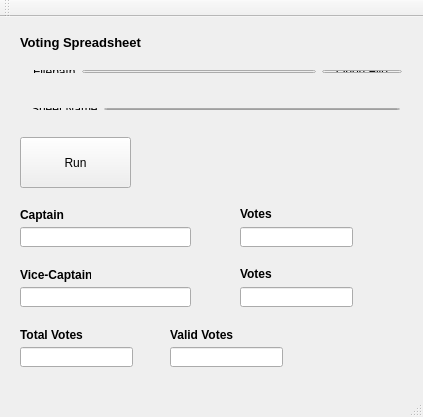
<?xml version="1.0" encoding="UTF-8"?>
<ui version="4.0">
 <class>MainWindow</class>
 <widget class="QMainWindow" name="MainWindow">
  <property name="enabled">
   <bool>true</bool>
  </property>
  <property name="geometry">
   <rect>
    <x>0</x>
    <y>0</y>
    <width>423</width>
    <height>417</height>
   </rect>
  </property>
  <property name="sizePolicy">
   <sizepolicy hsizetype="Fixed" vsizetype="Fixed">
    <horstretch>0</horstretch>
    <verstretch>0</verstretch>
   </sizepolicy>
  </property>
  <property name="windowTitle">
   <string>GHS Voting</string>
  </property>
  <widget class="QWidget" name="centralWidget">
   <property name="sizePolicy">
    <sizepolicy hsizetype="Fixed" vsizetype="Fixed">
     <horstretch>0</horstretch>
     <verstretch>0</verstretch>
    </sizepolicy>
   </property>
   <widget class="QLabel" name="SpreadsheetLabel">
    <property name="geometry">
     <rect>
      <x>20</x>
      <y>10</y>
      <width>371</width>
      <height>31</height>
     </rect>
    </property>
    <property name="font">
     <font>
      <pointsize>10</pointsize>
      <weight>75</weight>
      <bold>true</bold>
     </font>
    </property>
    <property name="text">
     <string>Voting Spreadsheet</string>
    </property>
   </widget>
   <widget class="QPushButton" name="RunButton">
    <property name="geometry">
     <rect>
      <x>20</x>
      <y>120</y>
      <width>111</width>
      <height>51</height>
     </rect>
    </property>
    <property name="text">
     <string>Run</string>
    </property>
   </widget>
   <widget class="QWidget" name="layoutWidget">
    <property name="geometry">
     <rect>
      <x>22</x>
      <y>42</y>
      <width>391</width>
      <height>25</height>
     </rect>
    </property>
    <layout class="QHBoxLayout" name="FilepathLayout">
     <item>
      <widget class="QLabel" name="FilepathLabel">
       <property name="text">
        <string>Filepath</string>
       </property>
      </widget>
     </item>
     <item>
      <widget class="QLineEdit" name="FileName"/>
     </item>
     <item>
      <widget class="QPushButton" name="OpenFileButton">
       <property name="text">
        <string>Open File</string>
       </property>
      </widget>
     </item>
    </layout>
   </widget>
   <widget class="QWidget" name="layoutWidget">
    <property name="geometry">
     <rect>
      <x>20</x>
      <y>80</y>
      <width>391</width>
      <height>24</height>
     </rect>
    </property>
    <layout class="QHBoxLayout" name="horizontalLayout">
     <item>
      <widget class="QLabel" name="SheetNameLabel">
       <property name="text">
        <string>Sheet Name</string>
       </property>
      </widget>
     </item>
     <item>
      <widget class="QLineEdit" name="SheetNameLineEdit"/>
     </item>
    </layout>
   </widget>
   <widget class="QLabel" name="CaptainLabel">
    <property name="geometry">
     <rect>
      <x>20</x>
      <y>190</y>
      <width>51</width>
      <height>16</height>
     </rect>
    </property>
    <property name="font">
     <font>
      <weight>75</weight>
      <bold>true</bold>
     </font>
    </property>
    <property name="text">
     <string>Captain</string>
    </property>
   </widget>
   <widget class="QLineEdit" name="CaptainLine">
    <property name="geometry">
     <rect>
      <x>20</x>
      <y>210</y>
      <width>171</width>
      <height>20</height>
     </rect>
    </property>
    <property name="text">
     <string/>
    </property>
   </widget>
   <widget class="QLabel" name="CVoteLabel">
    <property name="geometry">
     <rect>
      <x>240</x>
      <y>190</y>
      <width>47</width>
      <height>13</height>
     </rect>
    </property>
    <property name="font">
     <font>
      <weight>75</weight>
      <bold>true</bold>
     </font>
    </property>
    <property name="text">
     <string>Votes</string>
    </property>
   </widget>
   <widget class="QLineEdit" name="CVoteLine">
    <property name="geometry">
     <rect>
      <x>240</x>
      <y>210</y>
      <width>113</width>
      <height>20</height>
     </rect>
    </property>
   </widget>
   <widget class="QLabel" name="label">
    <property name="geometry">
     <rect>
      <x>20</x>
      <y>250</y>
      <width>71</width>
      <height>16</height>
     </rect>
    </property>
    <property name="font">
     <font>
      <weight>75</weight>
      <bold>true</bold>
     </font>
    </property>
    <property name="text">
     <string>Vice-Captain</string>
    </property>
   </widget>
   <widget class="QLineEdit" name="ViceCaptainLine">
    <property name="geometry">
     <rect>
      <x>20</x>
      <y>270</y>
      <width>171</width>
      <height>20</height>
     </rect>
    </property>
   </widget>
   <widget class="QLabel" name="label_2">
    <property name="geometry">
     <rect>
      <x>240</x>
      <y>250</y>
      <width>47</width>
      <height>13</height>
     </rect>
    </property>
    <property name="font">
     <font>
      <weight>75</weight>
      <bold>true</bold>
     </font>
    </property>
    <property name="text">
     <string>Votes</string>
    </property>
   </widget>
   <widget class="QLineEdit" name="VCVoteLine">
    <property name="geometry">
     <rect>
      <x>240</x>
      <y>270</y>
      <width>113</width>
      <height>20</height>
     </rect>
    </property>
   </widget>
   <widget class="QLabel" name="TotalVoteCountLabel">
    <property name="geometry">
     <rect>
      <x>20</x>
      <y>310</y>
      <width>91</width>
      <height>16</height>
     </rect>
    </property>
    <property name="font">
     <font>
      <weight>75</weight>
      <bold>true</bold>
     </font>
    </property>
    <property name="text">
     <string>Total Votes</string>
    </property>
   </widget>
   <widget class="QLineEdit" name="TotalVoteCountLineEdit">
    <property name="geometry">
     <rect>
      <x>20</x>
      <y>330</y>
      <width>113</width>
      <height>20</height>
     </rect>
    </property>
   </widget>
   <widget class="QLabel" name="ValidVoteCountLabel">
    <property name="geometry">
     <rect>
      <x>170</x>
      <y>310</y>
      <width>91</width>
      <height>16</height>
     </rect>
    </property>
    <property name="font">
     <font>
      <weight>75</weight>
      <bold>true</bold>
     </font>
    </property>
    <property name="text">
     <string>Valid Votes</string>
    </property>
   </widget>
   <widget class="QLineEdit" name="ValidVoteCountLineEdit">
    <property name="geometry">
     <rect>
      <x>170</x>
      <y>330</y>
      <width>113</width>
      <height>20</height>
     </rect>
    </property>
   </widget>
  </widget>
  <widget class="QMenuBar" name="menuBar">
   <property name="geometry">
    <rect>
     <x>0</x>
     <y>0</y>
     <width>423</width>
     <height>21</height>
    </rect>
   </property>
  </widget>
  <widget class="QToolBar" name="mainToolBar">
   <attribute name="toolBarArea">
    <enum>TopToolBarArea</enum>
   </attribute>
   <attribute name="toolBarBreak">
    <bool>false</bool>
   </attribute>
  </widget>
  <widget class="QStatusBar" name="statusBar"/>
 </widget>
 <layoutdefault spacing="6" margin="11"/>
 <resources/>
 <connections/>
</ui>
